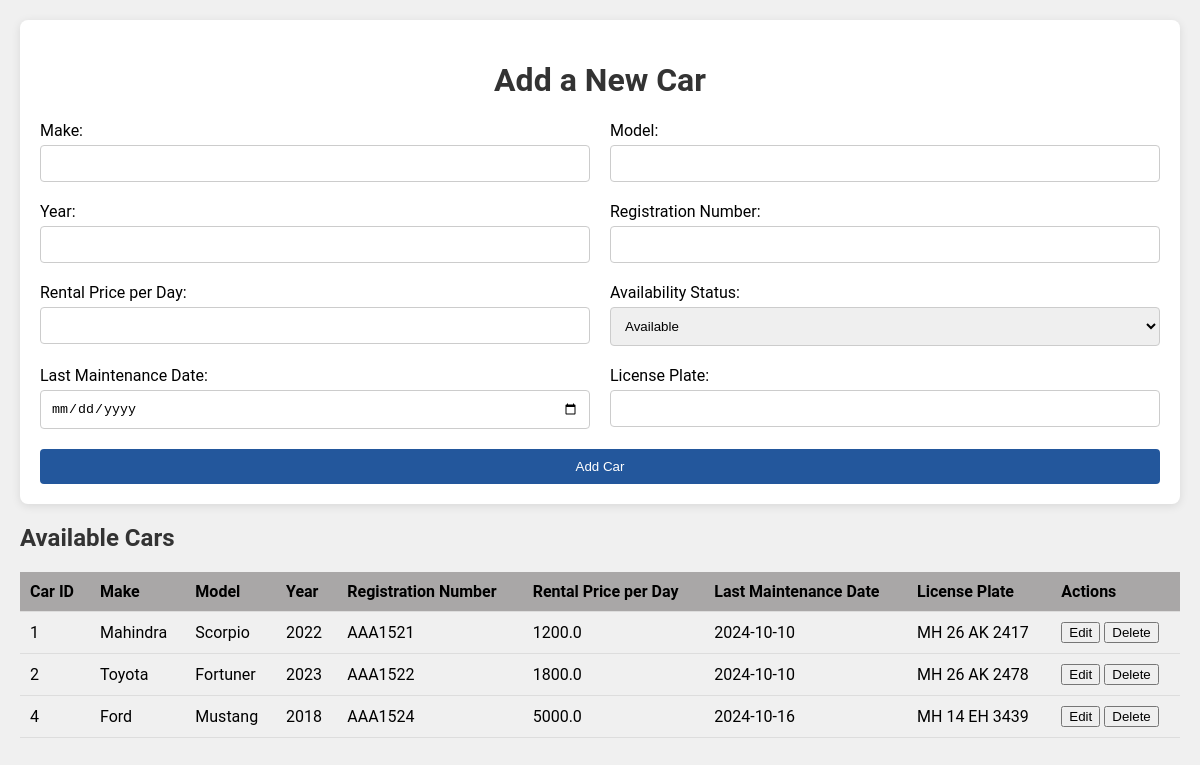
/cars, run on the app's committed database.
### tables this page shows
CREATE TABLE Car (
        car_id INTEGER PRIMARY KEY AUTOINCREMENT,
        make TEXT NOT NULL,
        model TEXT NOT NULL,
        year INTEGER NOT NULL,
        registration_number TEXT NOT NULL,
        rental_price_per_day REAL NOT NULL,
        availability_status TEXT NOT NULL,
        last_maintenance_date TEXT NOT NULL,
        license_plate TEXT NOT NULL
    );

### app.py (the view, shortened to what this page needs)
@app.route('/cars', methods=['GET', 'POST'])
def manage_cars():
    conn = get_db_connection()
    cur = conn.cursor()
    cur.execute("SELECT * FROM Car WHERE availability_status = 'available'")
    available_cars = cur.fetchall()
    conn.close()
    return render_template('cars.html', cars=available_cars)

### app.py (called while the page is built)
def get_db_connection():
    conn = sqlite3.connect('car_rental.db', check_same_thread=False)
    conn.row_factory = sqlite3.Row  # Return rows as dictionaries
    return conn

### templates/cars.html (shortened to what this page needs)
<!DOCTYPE html>
<html lang="en">
<head>
    <link rel="stylesheet" href="{{ url_for('static', filename='car.css') }}">
</head>
<body>
    <div class="container">
        <header>
            <h1>Add a New Car</h1>
        </header>
        <form method="POST" action="/cars" class="car-form">
            <div class="form-group">
                <label for="make">Make:</label>
                <input type="text" id="make" name="make" required>
            </div>
            <div class="form-group">
                <label for="model">Model:</label>
                <input type="text" id="model" name="model" required>
            </div>
            <div class="form-group">
                <label for="year">Year:</label>
                <input type="number" id="year" name="year" required>
            </div>
            <div class="form-group">
                <label for="registration_number">Registration Number:</label>
                <input type="text" id="registration_number" name="registration_number" required>
            </div>
            <div class="form-group">
                <label for="rental_price_per_day">Rental Price per Day:</label>
                <input type="number" id="rental_price_per_day" name="rental_price_per_day" required>
            </div>
            <div class="form-group">
                <label for="availability_status">Availability Status:</label>
                <select id="availability_status" name="availability_status" required>
                    <option value="available">Available</option>
                </select>
            </div>
            <div class="form-group">
                <label for="last_maintenance_date">Last Maintenance Date:</label>
                <input type="date" id="last_maintenance_date" name="last_maintenance_date" required>
            </div>
            <div class="form-group">
                <label for="license_plate">License Plate:</label>
                <input type="text" id="license_plate" name="license_plate" required>
            </div>
            <button type="submit" class="submit-button">Add Car</button>
        </form>
    </div>
    <div>
        <h2>Available Cars</h2>
        <table class="cars-table">
            <thead>
                <tr>
                    <th>Car ID</th>
                    <th>Make</th>
                    <th>Model</th>
                    <th>Year</th>
                    <th>Registration Number</th>
                    <th>Rental Price per Day</th>
                    <th>Last Maintenance Date</th>
                    <th>License Plate</th>
                    <th>Actions</th>
                </tr>
            </thead>
            <tbody>
                {% for car in cars %}
                <tr>
                    <td>{{ car['car_id'] }}</td>
                    <td>{{ car['make'] }}</td>
                    <td>{{ car['model'] }}</td>
                    <td>{{ car['year'] }}</td>
                    <td>{{ car['registration_number'] }}</td>
                    <td>{{ car['rental_price_per_day'] }}</td>
                    <td>{{ car['last_maintenance_date'] }}</td>
                    <td>{{ car['license_plate'] }}</td>
                    <td>
                        <button type="button" class="toggle-update-button">Edit</button>
                        <form action="/delete_car/{{ car['car_id'] }}" method="POST" style="display:inline;">
                            <button type="submit" class="delete-button">Delete</button>
                        </form>
                    </td>
                </tr>
                {% endfor %}
            </tbody>
        </table>
    </div>
</body>
</html>

### static/car.css (style rules this page uses)
body { font-family: 'Roboto', sans-serif; background-color: #f0f0f0; margin: 0; padding: 20px; }
.container { max-width: 1200px; margin: 0 auto; background: #fff; padding: 20px; border-radius: 8px; box-shadow: 0 2px 10px rgba(0, 0, 0, 0.1); }
header { text-align: center; margin-bottom: 20px; }
h1, h2 { color: #333; }
.car-form { display: grid; grid-template-columns: 1fr 1fr; gap: 20px; }
.form-group { display: flex; flex-direction: column; }
label { margin-bottom: 5px; }
input, select { padding: 10px; border: 1px solid #ccc; border-radius: 4px; }
.submit-button { grid-column: span 2; padding: 10px; background-color: #23579c; color: white; border: none; border-radius: 4px; cursor: pointer; transition: background-color 0.3s; }
.cars-table { width: 100%; border-collapse: collapse; margin-top: 20px; }
.cars-table th, .cars-table td { padding: 10px; text-align: left; border-bottom: 1px solid #ddd; }
.cars-table th { background-color: #a9a7a7; color: #000000; }

### data on the page
Car: car_id "1", make "Mahindra", model "Scorpio", year "2022", registration_number "AAA1521", rental_price_per_day "1200.0", last_maintenance_date "2024-10-10", license_plate "MH 26 AK 2417"
Car: car_id "2", make "Toyota", model "Fortuner", year "2023", registration_number "AAA1522", rental_price_per_day "1800.0", last_maintenance_date "2024-10-10", license_plate "MH 26 AK 2478"
Car: car_id "4", make "Ford", model "Mustang", year "2018", registration_number "AAA1524", rental_price_per_day "5000.0", last_maintenance_date "2024-10-16", license_plate "MH 14 EH 3439"
